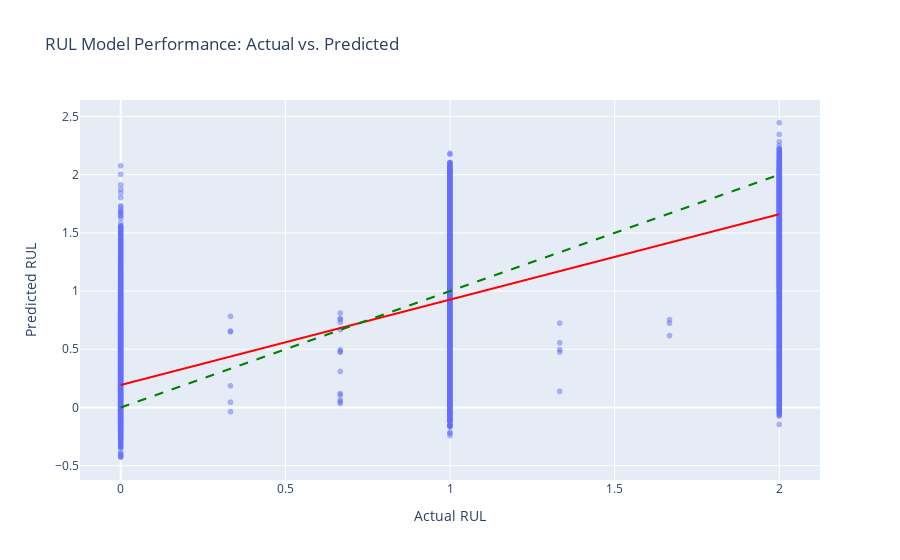

Notebook code for this chart:
### Code cell
# Import necessary libraries
import pandas as pd
import numpy as np
import onnxruntime as ort
import pickle
import plotly.express as px
from sklearn.metrics import mean_absolute_error, r2_score
from sklearn.preprocessing import StandardScaler
from pykalman import KalmanFilter
from sklearn.impute import KNNImputer
from tqdm import tqdm

# --- Configuration ---
DATASET_PATH = "../datasets/MASTER_DATASET.csv"
MODEL_PATH = "../artifacts/rul_model.onnx"
SCALER_PATH = "../artifacts/rul_scaler.pkl"

# --- 1. Load Data, Model, and Scaler ---
print("Loading data and artifacts...")
df = pd.read_csv(DATASET_PATH)
session = ort.InferenceSession(MODEL_PATH)
input_name = session.get_inputs()[0].name
with open(SCALER_PATH, 'rb') as f:
    scaler = pickle.load(f)
print("✅ Artifacts loaded successfully.")


# --- 2. Full Preprocessing Pipeline (must be identical to training) ---
print("\nStarting full preprocessing pipeline...")

# Kalman Filter
kalman_filter_columns = ["Pressure_In", "Temperature_In", "Vibration", "Temperature_Out"]
for col in tqdm(kalman_filter_columns, desc="Applying Kalman Filter"):
    kf = KalmanFilter(initial_state_mean=df[col].mean(), n_dim_obs=1)
    em_kf = kf.em(df[col].values)
    smoothed_values = em_kf.smooth(df[col].values)[0]
    df[col] = smoothed_values.flatten()

# KNN Imputer
numeric_cols = df.select_dtypes(include=np.number).columns
imputer = KNNImputer(n_neighbors=3)
df[numeric_cols] = imputer.fit_transform(df[numeric_cols])

# Feature Selection
feature_cols = scaler.get_feature_names_out()
df_features = df[feature_cols]

# Scaling
data_scaled = scaler.transform(df_features)

# Sequence Creation
window_size = session.get_inputs()[0].shape[1] # e.g., 60
def create_sequences(data, window_size):
    Xs = []
    for i in tqdm(range(len(data) - window_size), desc="Creating Sequences"):
        Xs.append(data[i : i + window_size])
    return np.array(Xs, dtype=np.float32)

X = create_sequences(data_scaled, window_size)
y_true = df['Label'].values[window_size:] # Ground truth RUL values

print("✅ Preprocessing complete.")


# --- 3. Run Prediction on All Sequences ---
print("\nRunning predictions on all sequences...")
y_pred = session.run(None, {input_name: X})[0].flatten()
print("✅ Prediction complete.")


# --- 4. Quantitative Evaluation (Metrics) ---
print("\n--- RUL Model Performance Metrics ---")
mae = mean_absolute_error(y_true, y_pred)
r2 = r2_score(y_true, y_pred)
print(f"Mean Absolute Error (MAE): {mae:.4f}")
print(f"R-squared (R²) Score:     {r2:.4f}")


# --- 5. Visual Evaluation ---
print("\n--- Generating Interactive Visualization ---")
# Create a DataFrame for easy plotting
plot_df = pd.DataFrame({'Actual RUL': y_true, 'Predicted RUL': y_pred})

fig = px.scatter(
    plot_df,
    x="Actual RUL",
    y="Predicted RUL",
    title="RUL Model Performance: Actual vs. Predicted",
    opacity=0.5,
    trendline="ols", # Adds a regression line to show the trend
    trendline_color_override="red"
)
# Add a perfect prediction line (y=x) for comparison
fig.add_shape(type='line', x0=y_true.min(), y0=y_true.min(), x1=y_true.max(), y1=y_true.max(),
              line=dict(color='green', width=2, dash='dash'), name='Perfect Prediction')

fig.show()

### Figure 1 — Plotly figure (JSON) as saved in the notebook; plotly's stock layout.template omitted (floating-point values rounded to 4 significant figures; data arrays with more than 128 entries replaced by an {"elided": "..."} marker saying what was removed)
{"data": [{"hovertemplate": "Actual RUL=%{x}<br>Predicted RUL=%{y}<extra></extra>", "legendgroup": "", "marker": {"color": "#636efa", "opacity": 0.5, "symbol": "circle"}, "mode": "markers", "name": "", "showlegend": false, "type": "scattergl", "x": {"elided": "99940 float values"}, "xaxis": "x", "y": {"elided": "99940 float values"}, "yaxis": "y"}, {"hovertemplate": "<b>OLS trendline</b><br>Predicted RUL = 0.733494 * Actual RUL + 0.192964<br>R<sup>2</sup>=0.722843<br><br>Actual RUL=%{x}<br>Predicted RUL=%{y} <b>(trend)</b><extra></extra>", "legendgroup": "", "line": {"color": "red"}, "marker": {"color": "#636efa", "symbol": "circle"}, "mode": "lines", "name": "", "showlegend": false, "type": "scattergl", "x": {"elided": "99940 float values"}, "xaxis": "x", "y": {"elided": "99940 float values"}, "yaxis": "y"}], "layout": {"legend": {"tracegroupgap": 0}, "shapes": [{"line": {"color": "green", "dash": "dash", "width": 2}, "name": "Perfect Prediction", "type": "line", "x0": 0, "x1": 2, "y0": 0, "y1": 2}], "title": {"text": "RUL Model Performance: Actual vs. Predicted"}, "xaxis": {"anchor": "y", "domain": [0, 1], "title": {"text": "Actual RUL"}}, "yaxis": {"anchor": "x", "domain": [0, 1], "title": {"text": "Predicted RUL"}}}}
